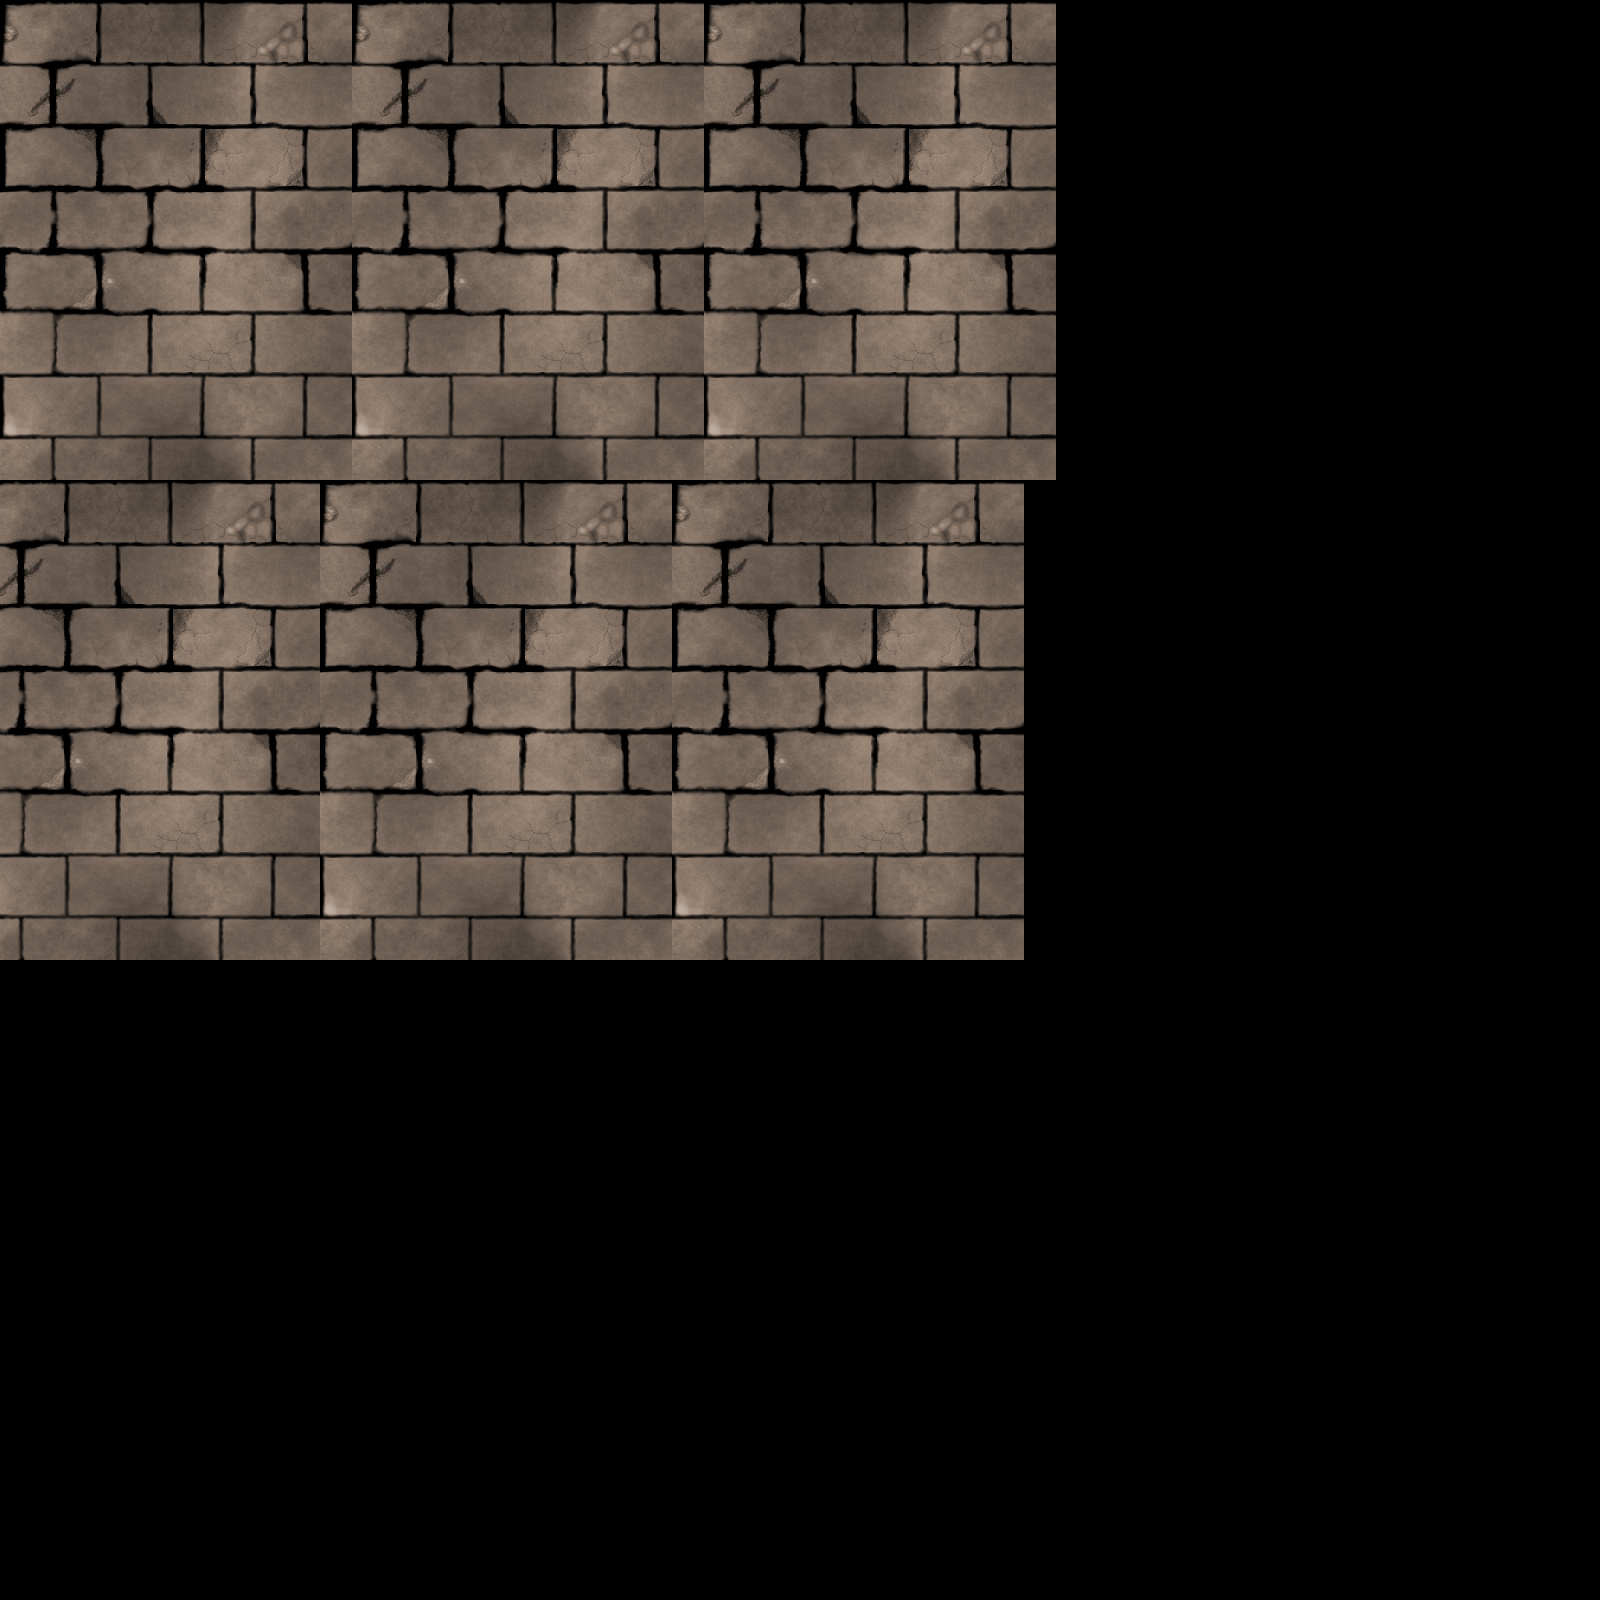

Tiled map render using the project's own tile images. Description and the map definition, with tile-layer contents summarised, below:
An orthogonal 50x50 tile map with 32x32 px tiles, 1 tile layer (Background).

<map version="1.0" orientation="orthogonal" renderorder="right-down" width="50" height="50" tilewidth="32" tileheight="32" nextobjectid="1">
 <tileset firstgid="1" name="gamebackground" tilewidth="32" tileheight="32" spacing="1" margin="1" tilecount="225">
  <image source="../Dungeon_wall2.jpg" width="512" height="512" />
 </tileset>
 <layer name="Background" width="50" height="50">
  <data>[2500 cells, 975 non-empty, 165 distinct tile ids]</data>
 </layer>
</map>
